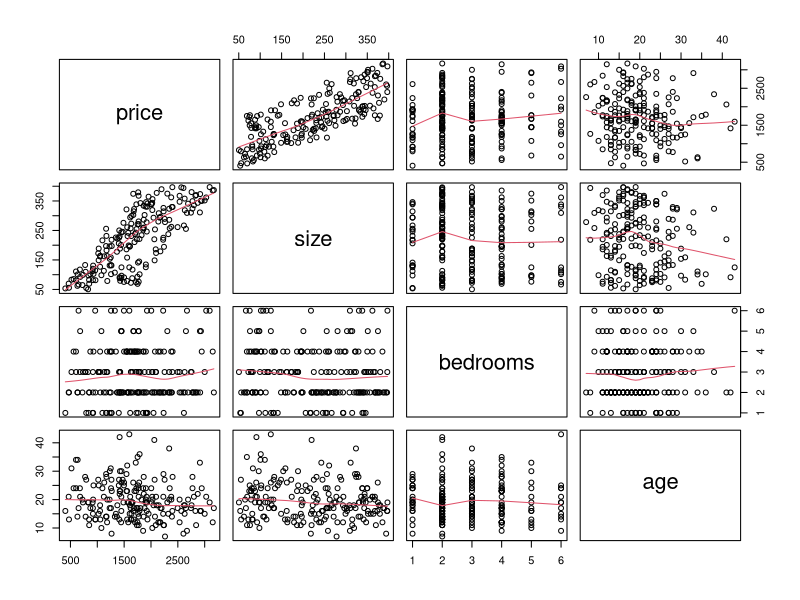
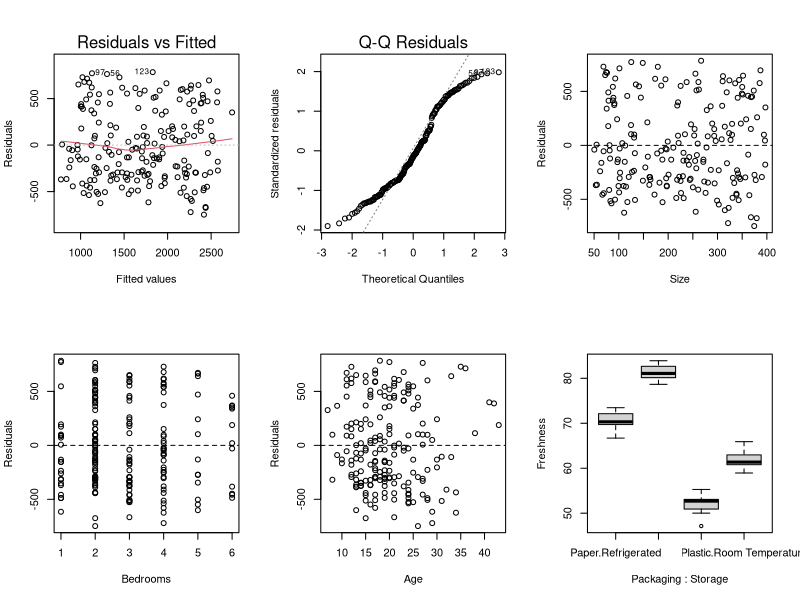
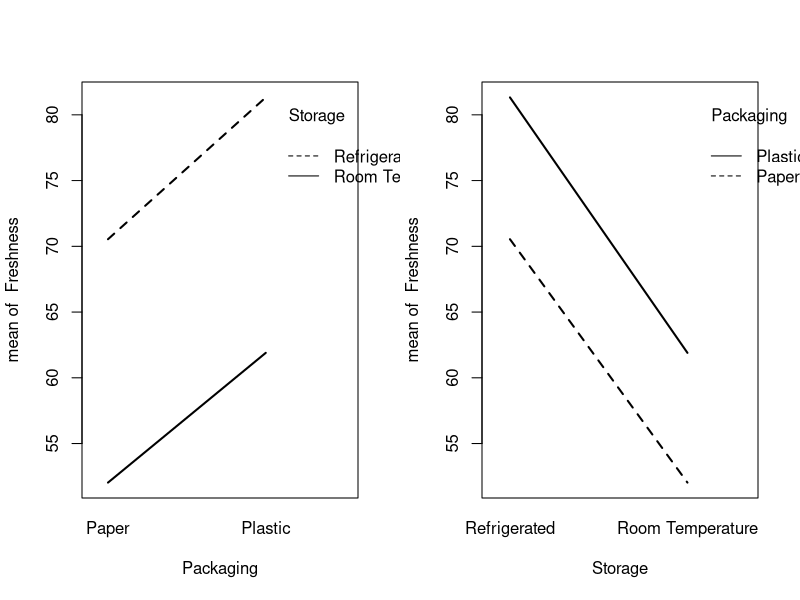
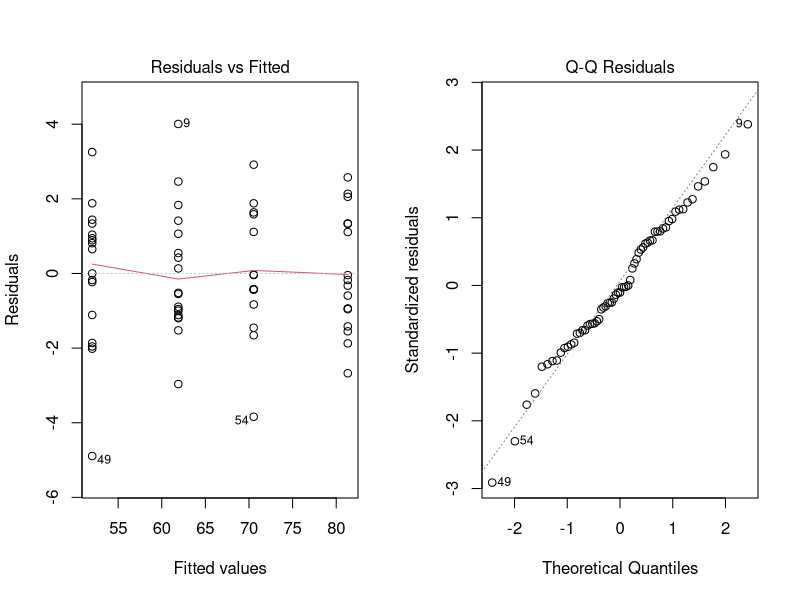

Source code (R) for these figures, in order:
## ---- chunk 1
knitr::opts_chunk$set(echo = TRUE)
goods <- read.csv("goods.csv")
realestate2024 <- read.csv("realestate2024.csv")
## ---- chunk 2
realestate <- read.csv("realestate2024.csv")
pairs(realestate, panel = panel.smooth)
## ---- chunk 3
# Correlation matrix
cor(realestate)
## ---- chunk 4
M1 <- lm(price ~ ., data = realestate)
summary(M1)
## ---- chunk 5
df <- 193
alpha <- 0.975

# Calculate the t value
t <- qt(alpha, df)
t
## ---- chunk 6
anova(M1)
## ---- chunk 7
par(mfrow = c(2,3))
plot(M1, which = 1:2)

plot(resid(M1) ~ size, data = realestate, xlab = "Size", ylab = "Residuals")
abline(h = 0, lty = 2)

plot(resid(M1) ~ bedrooms, data = realestate, xlab = "Bedrooms", ylab = "Residuals")
abline(h = 0, lty = 2)

plot(resid(M1) ~ age, data = realestate, xlab = "Age", ylab = "Residuals")
abline(h = 0, lty = 2)
## ---- chunk 8
summary(M1)
## ---- chunk 9
M2 <- update(M1, . ~ . - age)
summary(M2)
## ---- chunk 10
goods <- read.csv("goods.csv", header = TRUE, stringsAsFactors = TRUE)
# Check the number of replicates for Packaging and Storage
table(goods[, c("Packaging", "Storage")])
## ---- chunk 11
boxplot(Freshness ~ Packaging + Storage, data = goods)
## ---- chunk 12
par(mfrow = c(1,2))
with(goods, interaction.plot(Packaging, Storage, Freshness, lwd = 2))
with(goods, interaction.plot(Storage, Packaging, Freshness, lwd = 2))
## ---- chunk 13
# 1. Full model including the interaction term
goodslm <- lm(Freshness ~ Packaging * Storage, data = goods)
anova(goodslm)
summary(goodslm)
## ---- chunk 14
# 2. Main effects only model (without interaction)
goodslm_me <- lm(Freshness ~ Packaging + Storage, data = goods)
anova(goodslm_me)
summary(goodslm_me)
## ---- chunk 15
# 3. Reduced model (if necessary, only include significant factors)
goodslm_reduced <- lm(Freshness ~ Packaging, data = goods)  # If Storage is not significant
anova(goodslm_reduced)
summary(goodslm_reduced)
## ---- chunk 16
# 4. Null model (intercept only)
goodslm_null <- lm(Freshness ~ 1, data = goods)
anova(goodslm_null)
summary(goodslm_null)
## ---- chunk 17
par(mfrow = c(1, 2))
plot(goodslm, which = 1:2)
